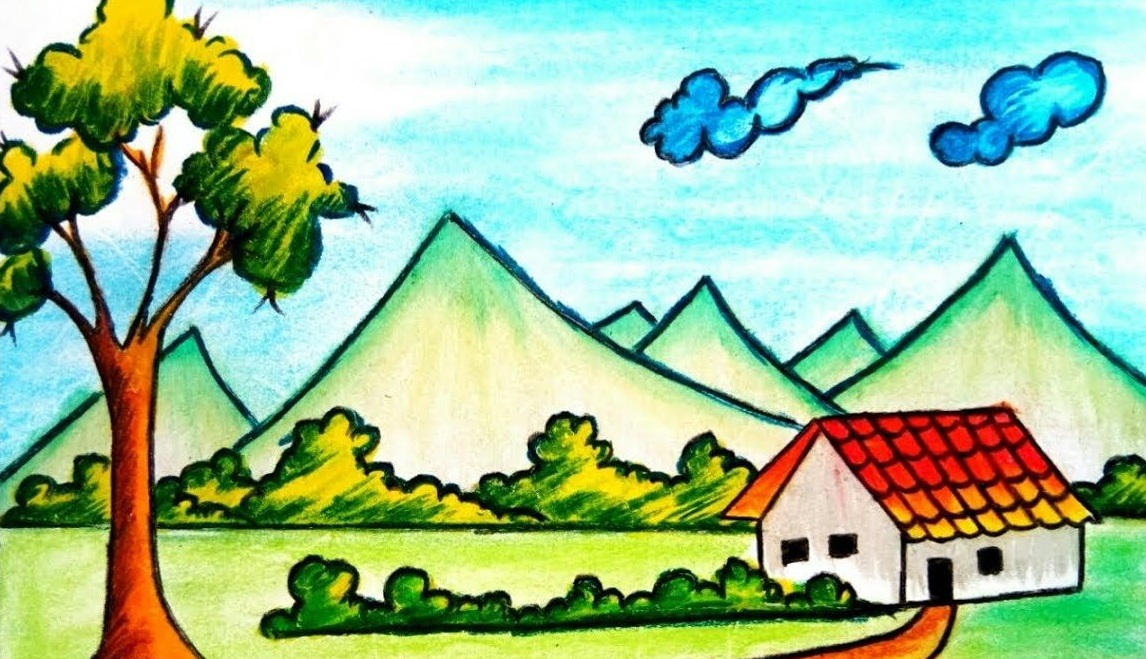
#> input picture Image_Basics_with_OpenCV/Object_Detection/Watersheding/scenery.jpg, 1146 x 659 px
$ python 'Drawing _contours_on_image_with_watershed_algorithm1.py'
#> lines starting #> are read from the running program, lines starting #| are printed output that depends on the picture; after the words box and inside, x2 and y2 are one past the last pixel; in counts of white or black regions, pixels touching at a corner belong together
import cv2
import numpy as np
import matplotlib.pyplot as plt

#just a function to open image using matplotlib.pyplot in bigger size
def show_img(img):
    plt.figure(figsize = (12,10))
    return plt.imshow(img, cmap = 'gray')

#importing original image
scenery = cv2.imread('scenery.jpg')
#> scenery is the input picture: shape (659, 1146, 3); mean B, G, R 150, 190.6, 156.1


#creating a copy for applying algorithom
img = scenery.copy()

#  applying median blur
img = cv2.medianBlur(img, 15)

# coverting img to grayscale
gray = cv2.cvtColor(img, cv2.COLOR_BGR2GRAY)

#thresholding with OTSU's method
ret, thresh = cv2.threshold(gray,0,255,cv2.THRESH_BINARY_INV+cv2.THRESH_OTSU)
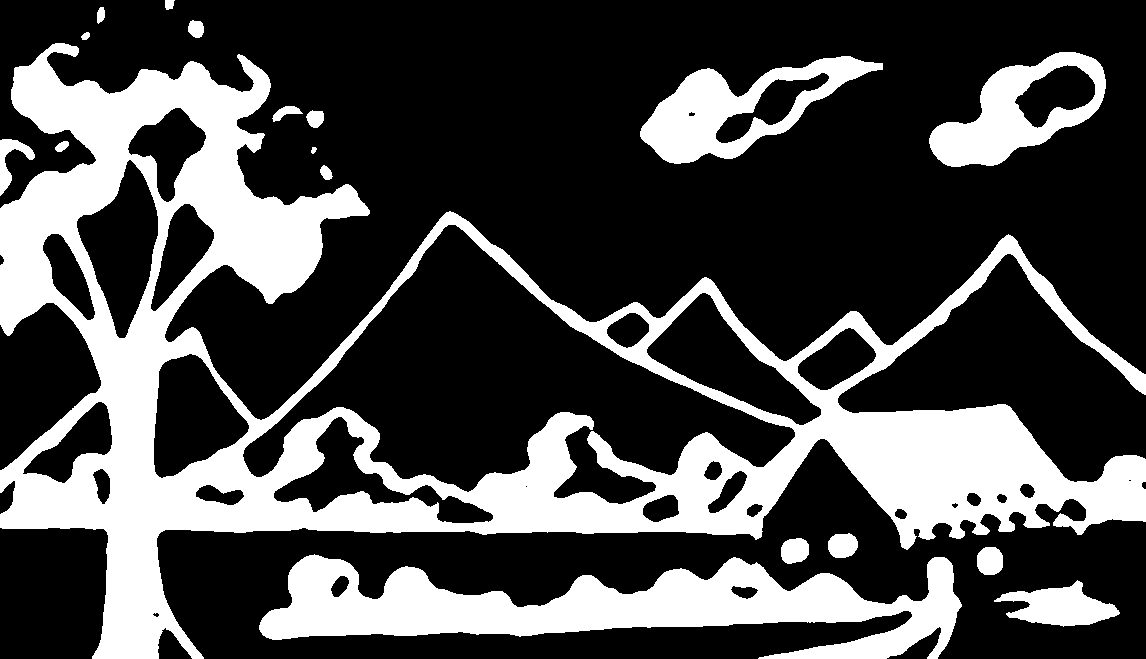
#> thresh: shape (659, 1146); 28.9% white; 18 white regions, largest, box (x1, y1, x2, y2) and area: (0, 43, 1146, 659) 157475, (259, 554, 962, 659) 34725, (640, 56, 883, 164) 10156
#> ret = 146

#noise removal with morphological opening operation
kernel = np.ones((3,3), np.uint8)
opening = cv2.morphologyEx(thresh, cv2.MORPH_OPEN, kernel, iterations =1)
#> opening: shape (659, 1146); 28.8% white; 18 white regions, largest, box (x1, y1, x2, y2) and area: (0, 43, 1146, 659) 157423, (259, 555, 962, 659) 34713, (640, 56, 883, 164) 10152


# sure background area
sure_bg = cv2.dilate(opening,kernel,iterations=3)
#> sure_bg: shape (659, 1146); 36.9% white; 15 white regions, largest, box (x1, y1, x2, y2) and area: (0, 29, 1146, 659) 201084, (256, 552, 965, 659) 42093, (637, 53, 886, 167) 13620


# applying distance transform
dist_tr = cv2.distanceTransform(opening, cv2.DIST_L2, 5)
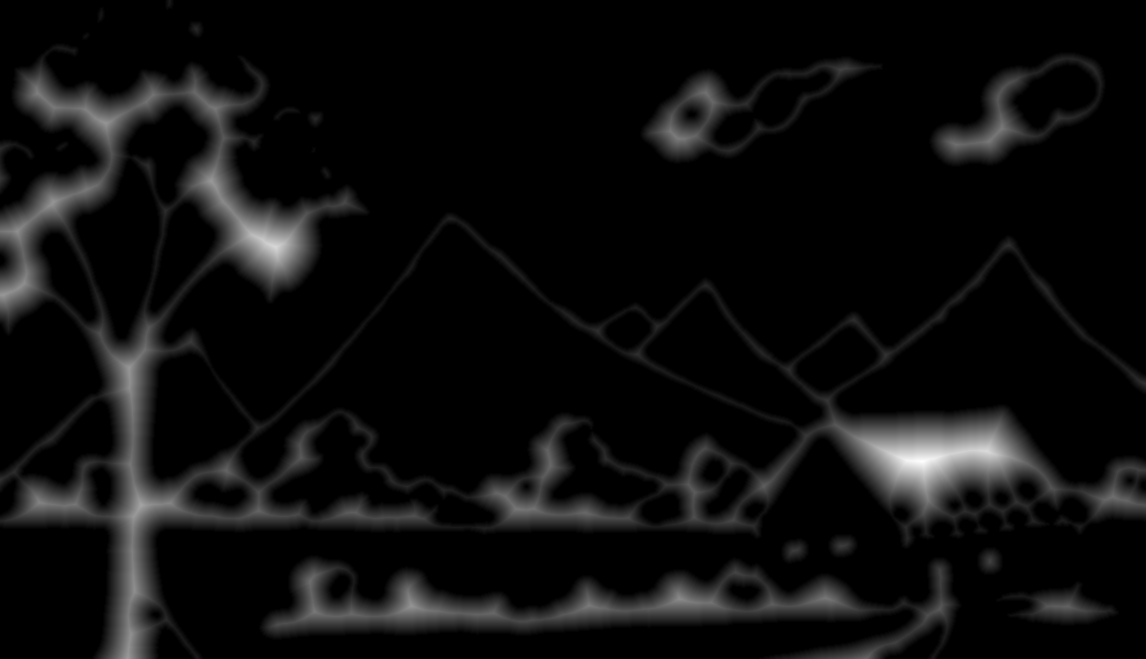
#> dist_tr: shape (659, 1146) float32; min 0, max 52, mean 2.8; drawn with min black and max white

# thresholding distance transformed image
ret, sure_fg = cv2.threshold(dist_tr, 0.01*dist_tr.max(), 255,0)
#> ret = 0.52

#sure foreground
sure_fg = np.uint8(sure_fg)

#subtracting sure back & foregrounds
unknown = cv2.subtract(sure_bg, sure_fg)
#> unknown: shape (659, 1146); 8.1% white; 54 white regions (5 under 20 px)

#defining markers
ret, markers = cv2.connectedComponents(sure_fg)
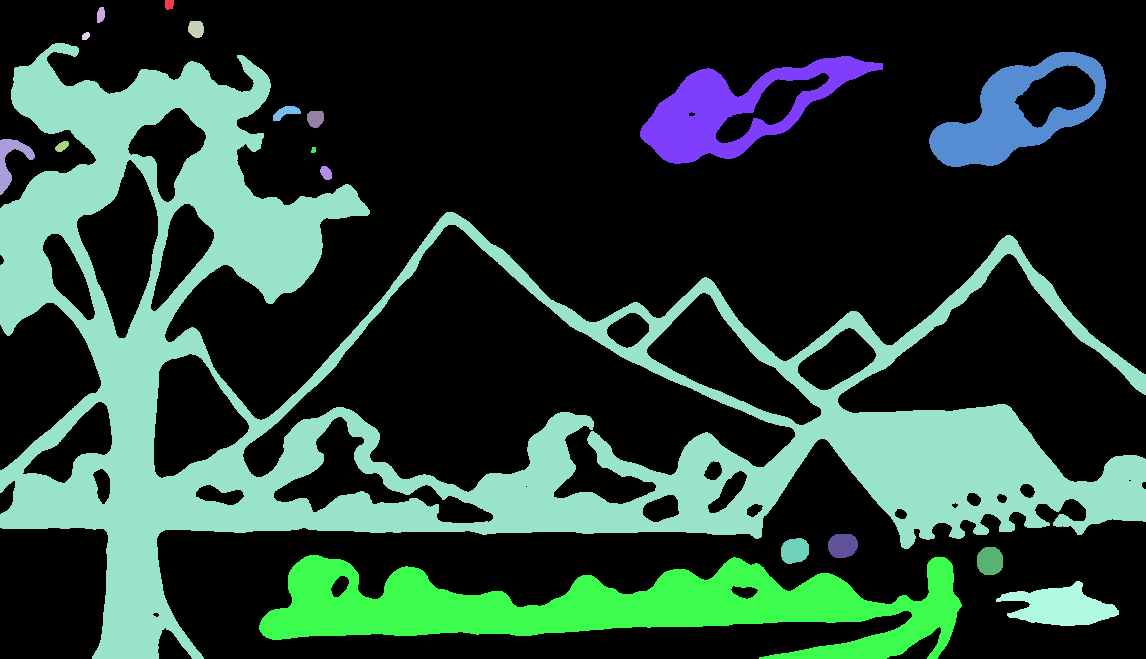
#> markers: shape (659, 1146) int32; 19 distinct labels, from 0 to 18; one colour per label, 0 black
#> ret = 19
markers = markers + 1
#> markers: shape (659, 1146) int32; 19 distinct labels, from 1 to 19
markers[unknown == 255] = 0
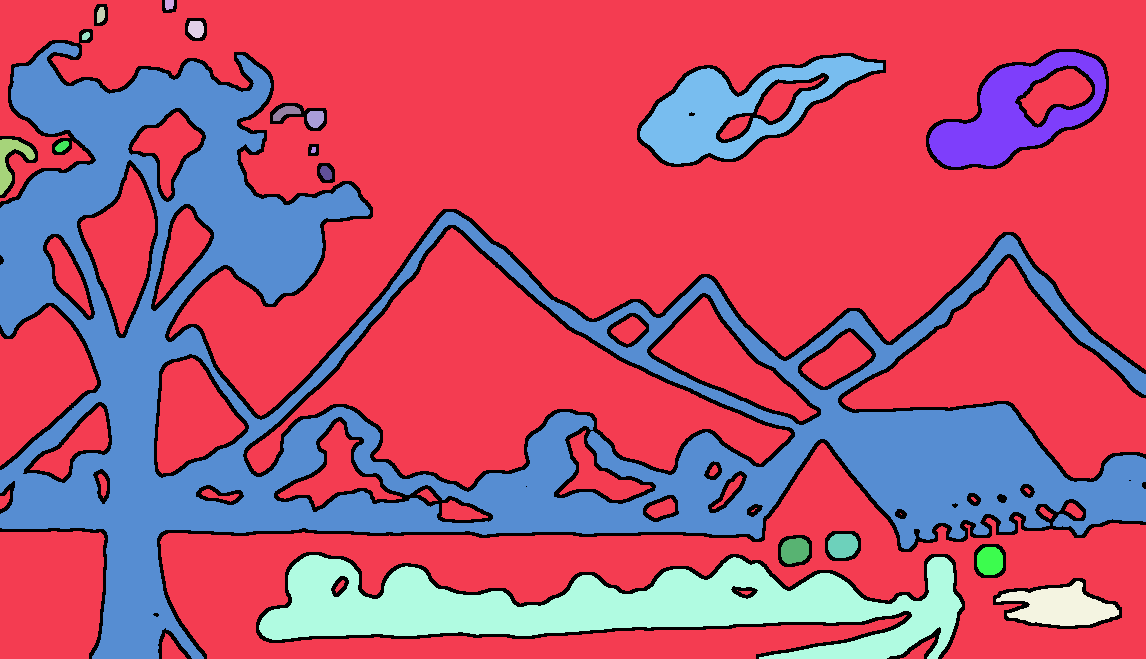
#> markers: shape (659, 1146) int32; 20 distinct labels, from 0 to 19; one colour per label, 0 black

# applying watershed method
markers = cv2.watershed(img, markers)
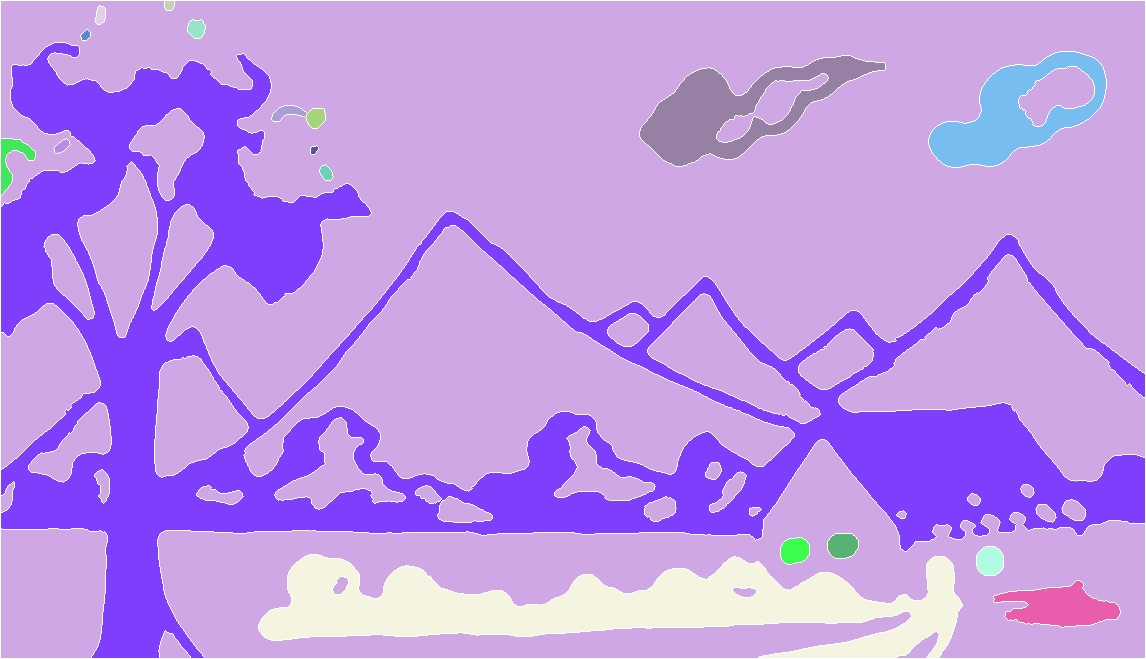
#> markers: shape (659, 1146) int32; 21 distinct labels, from -1 to 19; one colour per label, 0 black, -1 white

#calculating contours
contours, hierarchy = cv2.findContours(markers.copy(), cv2.RETR_CCOMP, cv2.CHAIN_APPROX_SIMPLE)
#> contours = 97 contours, 1 with area under 20; largest, box (x1, y1, x2, y2) and area: (1, 1, 1145, 418) 291867, (1, 43, 1145, 658) 267188, (158, 440, 1145, 658) 89708, (242, 224, 796, 493) 58720, (244, 226, 794, 491) 56158

#drawing contours
for i in range(len(contours)):
    if hierarchy[0][i][3] == -1:
        cv2.drawContours(scenery, contours,i,(255,0,0), 2)
#> this loop made 97 passes
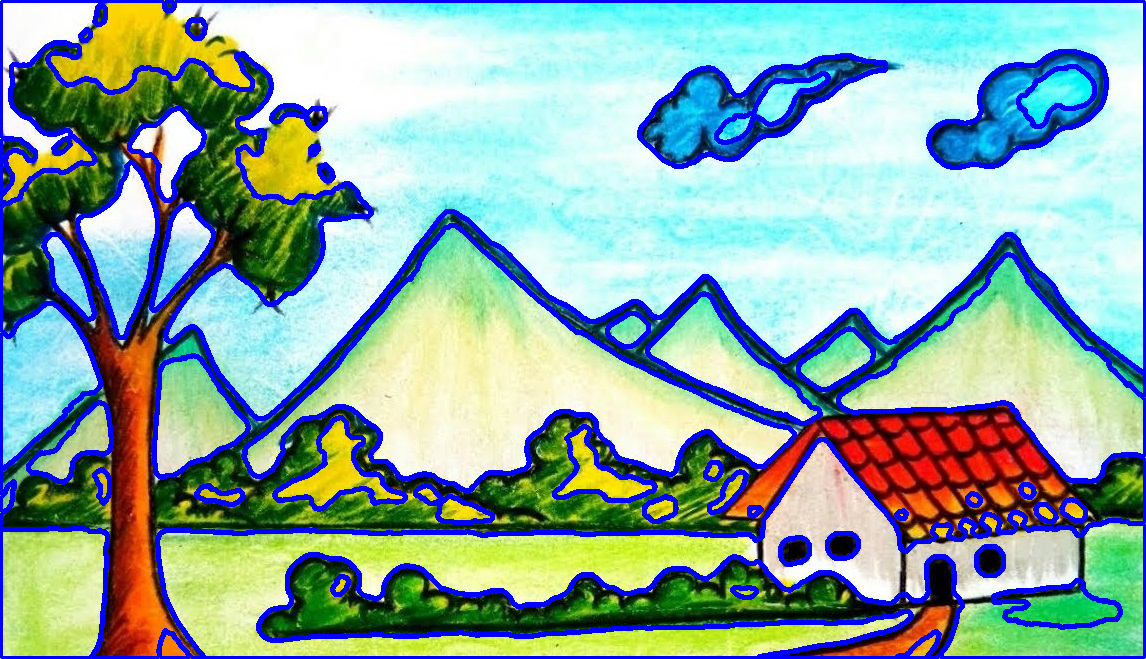
#> scenery: shape (659, 1146, 3); mean B, G, R 166.7, 169, 139.4

#shwoing watersheded image
show_img(scenery)
